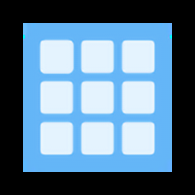
#> input picture 会员管理系统/data.png, 195 x 195 px; its folder holds only this picture in this run
$ python -i '图片去除黑边.py'   (imports and definitions only)
#> lines starting #> are read from the running program, lines starting #| are printed output that depends on the picture
import cv2
import os
import datetime


def change_size(read_file):
#> called with read_file = '../会员管理系统/data.png'
    image = cv2.imread(read_file, 1)  # 读取图片 image_name应该是变量
#> image is the input picture: shape (195, 195, 3); mean B, G, R 145.9, 121.4, 90.4
    img = cv2.medianBlur(image, 5)  # 中值滤波，去除黑色边际中可能含有的噪声干扰
    b = cv2.threshold(img, 15, 255, cv2.THRESH_BINARY)  # 调整裁剪效果
    binary_image = b[1]  # 二值图--具有三通道
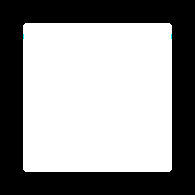
#> binary_image: shape (195, 195, 3); mean of channels 0, 1, 2 148.8, 148.8, 148.7; drawn as B, G, R
    binary_image = cv2.cvtColor(binary_image, cv2.COLOR_BGR2GRAY)
#> binary_image: shape (195, 195)
    print(binary_image.shape)  # 改为单通道
#| (195, 195)

    x = binary_image.shape[0]
#> x = 195
    print("高度x=", x)
#| 高度x= 195
    y = binary_image.shape[1]
#> y = 195
    print("宽度y=", y)
#| 宽度y= 195
    edges_x = []
    edges_y = []
    for i in range(x):
        for j in range(y):
            if binary_image[i][j] == 255:
                edges_x.append(i)
                edges_y.append(j)

    left = min(edges_x)  # 左边界
#> left = 23
    right = max(edges_x)  # 右边界
#> right = 171
    width = right - left  # 宽度
#> width = 148
    bottom = min(edges_y)  # 底部
#> bottom = 23
    top = max(edges_y)  # 顶部
#> top = 171
    height = top - bottom  # 高度
#> height = 148

    pre1_picture = image[left:left + width, bottom:bottom + height]  # 图片截取
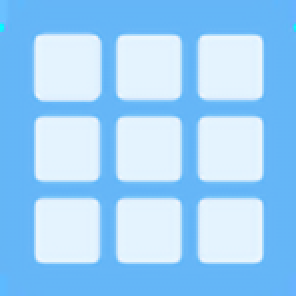
#> pre1_picture: shape (148, 148, 3) (shown 2 times larger); mean B, G, R 249.9, 208.4, 155.6
    return pre1_picture  # 返回图片数据


# [24 lines not run here, left out]

>>> result = change_size('../会员管理系统/data.png')
